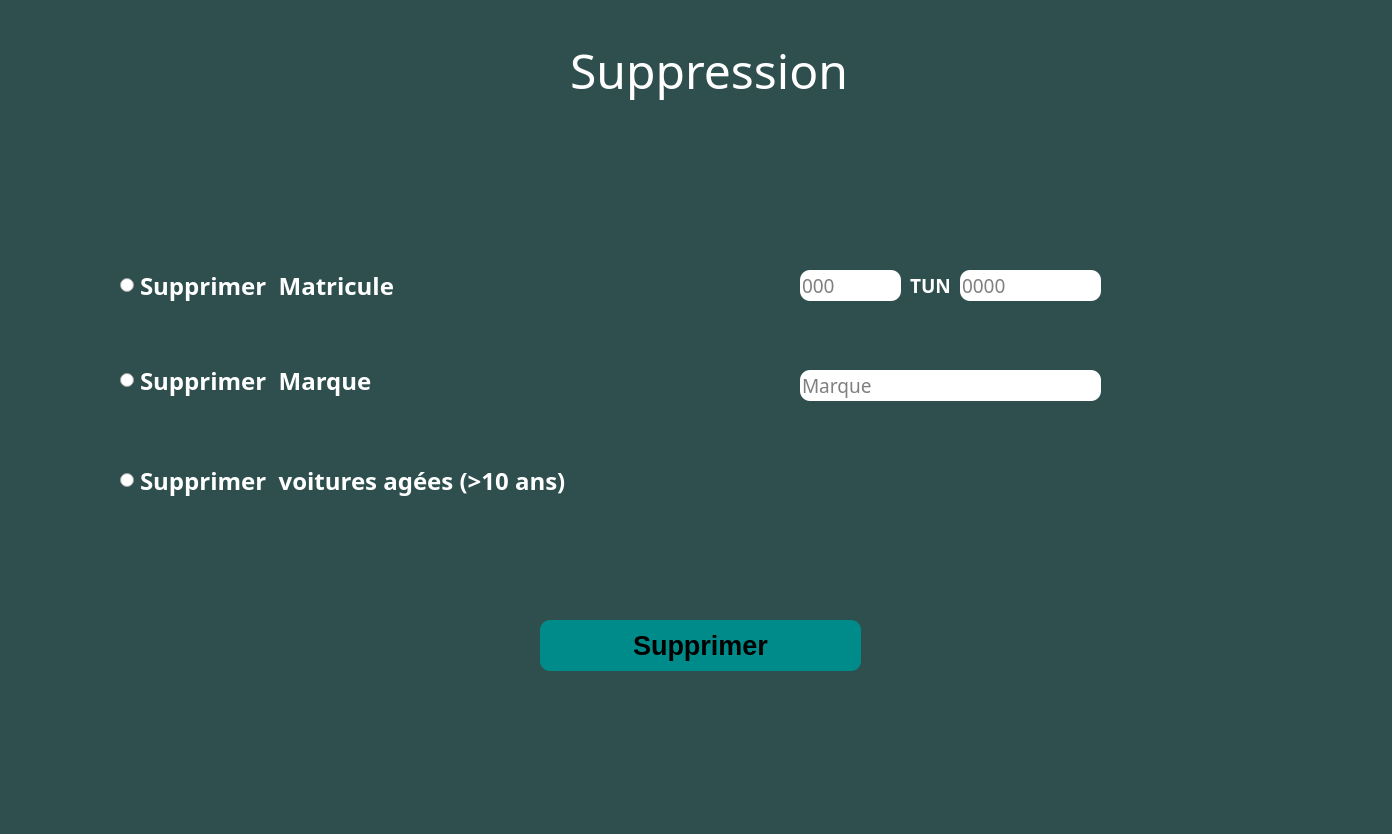
<?xml version="1.0" encoding="UTF-8"?>
<ui version="4.0">
 <class>Dialog</class>
 <widget class="QDialog" name="Dialog">
  <property name="geometry">
   <rect>
    <x>0</x>
    <y>0</y>
    <width>1392</width>
    <height>834</height>
   </rect>
  </property>
  <property name="windowTitle">
   <string>Dialog</string>
  </property>
  <property name="styleSheet">
   <string notr="true">background-color:DarkSlateGrey</string>
  </property>
  <widget class="QLabel" name="label">
   <property name="geometry">
    <rect>
     <x>-80</x>
     <y>-10</y>
     <width>1471</width>
     <height>851</height>
    </rect>
   </property>
   <property name="text">
    <string/>
   </property>
   <property name="pixmap">
    <pixmap resource="mothak3.qrc">:/pics/b1.jpg</pixmap>
   </property>
   <property name="scaledContents">
    <bool>true</bool>
   </property>
  </widget>
  <widget class="QLabel" name="label_2">
   <property name="geometry">
    <rect>
     <x>570</x>
     <y>40</y>
     <width>281</width>
     <height>61</height>
    </rect>
   </property>
   <property name="font">
    <font>
     <family>Bernard MT Condensed</family>
     <pointsize>36</pointsize>
    </font>
   </property>
   <property name="styleSheet">
    <string notr="true">background-color:none;
color:white</string>
   </property>
   <property name="text">
    <string>Suppression</string>
   </property>
  </widget>
  <widget class="QRadioButton" name="radioButton">
   <property name="geometry">
    <rect>
     <x>120</x>
     <y>260</y>
     <width>371</width>
     <height>51</height>
    </rect>
   </property>
   <property name="font">
    <font>
     <family>Segoe UI Variable Text Semibold</family>
     <pointsize>18</pointsize>
     <weight>75</weight>
     <bold>true</bold>
    </font>
   </property>
   <property name="styleSheet">
    <string notr="true">background-color:none;
color:white</string>
   </property>
   <property name="text">
    <string>Supprimer  Matricule</string>
   </property>
  </widget>
  <widget class="QRadioButton" name="radioButton_2">
   <property name="geometry">
    <rect>
     <x>120</x>
     <y>360</y>
     <width>391</width>
     <height>41</height>
    </rect>
   </property>
   <property name="font">
    <font>
     <family>Segoe UI Variable Text Semibold</family>
     <pointsize>18</pointsize>
     <weight>75</weight>
     <bold>true</bold>
    </font>
   </property>
   <property name="styleSheet">
    <string notr="true">background-color:none;
color:white</string>
   </property>
   <property name="text">
    <string>Supprimer  Marque</string>
   </property>
  </widget>
  <widget class="QRadioButton" name="radioButton_3">
   <property name="geometry">
    <rect>
     <x>120</x>
     <y>460</y>
     <width>551</width>
     <height>41</height>
    </rect>
   </property>
   <property name="font">
    <font>
     <family>Segoe UI Variable Text Semibold</family>
     <pointsize>18</pointsize>
     <weight>75</weight>
     <bold>true</bold>
    </font>
   </property>
   <property name="styleSheet">
    <string notr="true">background-color:none;
color:white</string>
   </property>
   <property name="text">
    <string>Supprimer  voitures agées (&gt;10 ans)</string>
   </property>
  </widget>
  <widget class="QPushButton" name="pushButton">
   <property name="geometry">
    <rect>
     <x>540</x>
     <y>620</y>
     <width>321</width>
     <height>51</height>
    </rect>
   </property>
   <property name="font">
    <font>
     <family>Tahoma</family>
     <pointsize>20</pointsize>
     <weight>75</weight>
     <bold>true</bold>
    </font>
   </property>
   <property name="styleSheet">
    <string notr="true">QPushButton{
border-style: outset;
background-color:DarkCyan;
    border-radius: 10px;
}
QPushButton:hover{
background-color:MediumSeaGreen
}</string>
   </property>
   <property name="text">
    <string>Supprimer</string>
   </property>
  </widget>
  <widget class="QLineEdit" name="lineEdit">
   <property name="geometry">
    <rect>
     <x>800</x>
     <y>270</y>
     <width>101</width>
     <height>31</height>
    </rect>
   </property>
   <property name="font">
    <font>
     <family>Modern No. 20</family>
     <pointsize>14</pointsize>
    </font>
   </property>
   <property name="styleSheet">
    <string notr="true">QLineEdit{
border-style: outset;
background-color:white;
    border-radius: 10px;
}
QLineEdit:focus{
border:1.5px solid
}</string>
   </property>
   <property name="placeholderText">
    <string>000</string>
   </property>
  </widget>
  <widget class="QLineEdit" name="lineEdit_2">
   <property name="geometry">
    <rect>
     <x>800</x>
     <y>370</y>
     <width>301</width>
     <height>31</height>
    </rect>
   </property>
   <property name="font">
    <font>
     <family>Modern No. 20</family>
     <pointsize>14</pointsize>
    </font>
   </property>
   <property name="styleSheet">
    <string notr="true">QLineEdit{
border-style: outset;
background-color:white;
    border-radius: 10px;
}
QLineEdit:focus{
border:1.5px solid
}</string>
   </property>
   <property name="placeholderText">
    <string>Marque</string>
   </property>
  </widget>
  <widget class="QLabel" name="label_3">
   <property name="geometry">
    <rect>
     <x>910</x>
     <y>270</y>
     <width>55</width>
     <height>31</height>
    </rect>
   </property>
   <property name="font">
    <font>
     <family>Bahnschrift SemiBold</family>
     <pointsize>14</pointsize>
     <weight>75</weight>
     <bold>true</bold>
    </font>
   </property>
   <property name="styleSheet">
    <string notr="true">background-color:none;
color:white
</string>
   </property>
   <property name="text">
    <string>TUN</string>
   </property>
  </widget>
  <widget class="QLineEdit" name="lineEdit_3">
   <property name="geometry">
    <rect>
     <x>960</x>
     <y>270</y>
     <width>141</width>
     <height>31</height>
    </rect>
   </property>
   <property name="font">
    <font>
     <family>Modern No. 20</family>
     <pointsize>14</pointsize>
    </font>
   </property>
   <property name="styleSheet">
    <string notr="true">QLineEdit{
border-style: outset;
background-color:white;
    border-radius: 10px;
}
QLineEdit:focus{
border:1.5px solid
}</string>
   </property>
   <property name="placeholderText">
    <string>0000</string>
   </property>
  </widget>
 </widget>
 <resources>
  <include location="mothak3.qrc"/>
 </resources>
 <connections/>
</ui>
